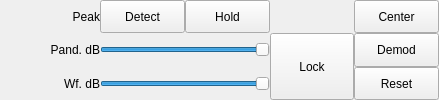
      <widget class="QWidget" name="tab_peak_range">
       <property name="minimumSize">
        <size>
         <width>439</width>
         <height>95</height>
        </size>
       </property>
       <property name="maximumSize">
        <size>
         <width>16777215</width>
         <height>16777215</height>
        </size>
       </property>
       <attribute name="title">
        <string>Peak\Range</string>
       </attribute>
       <layout class="QVBoxLayout" name="verticalLayout_5" stretch="1,0">
        <property name="spacing">
         <number>0</number>
        </property>
        <property name="leftMargin">
         <number>0</number>
        </property>
        <property name="topMargin">
         <number>0</number>
        </property>
        <property name="rightMargin">
         <number>0</number>
        </property>
        <property name="bottomMargin">
         <number>0</number>
        </property>
        <item>
         <widget class="QFrame" name="frame_peak_range">
          <property name="sizePolicy">
           <sizepolicy hsizetype="Preferred" vsizetype="Preferred">
            <horstretch>0</horstretch>
            <verstretch>0</verstretch>
           </sizepolicy>
          </property>
          <property name="minimumSize">
           <size>
            <width>439</width>
            <height>75</height>
           </size>
          </property>
          <property name="maximumSize">
           <size>
            <width>16777215</width>
            <height>16777215</height>
           </size>
          </property>
          <layout class="QGridLayout" name="gridLayout" columnstretch="0,1,1,0,0">
           <property name="leftMargin">
            <number>0</number>
           </property>
           <property name="topMargin">
            <number>0</number>
           </property>
           <property name="rightMargin">
            <number>0</number>
           </property>
           <property name="bottomMargin">
            <number>0</number>
           </property>
           <property name="spacing">
            <number>0</number>
           </property>
           <item row="0" column="0">
            <widget class="QLabel" name="peakLabel">
             <property name="sizePolicy">
              <sizepolicy hsizetype="MinimumExpanding" vsizetype="MinimumExpanding">
               <horstretch>0</horstretch>
               <verstretch>0</verstretch>
              </sizepolicy>
             </property>
             <property name="minimumSize">
              <size>
               <width>100</width>
               <height>25</height>
              </size>
             </property>
             <property name="maximumSize">
              <size>
               <width>100</width>
               <height>100</height>
              </size>
             </property>
             <property name="palette">
              <palette>
               <active>
                <colorrole role="WindowText">
                 <brush brushstyle="SolidPattern">
                  <color alpha="255">
                   <red>255</red>
                   <green>255</green>
                   <blue>255</blue>
                  </color>
                 </brush>
                </colorrole>
               </active>
               <inactive>
                <colorrole role="WindowText">
                 <brush brushstyle="SolidPattern">
                  <color alpha="255">
                   <red>0</red>
                   <green>0</green>
                   <blue>0</blue>
                  </color>
                 </brush>
                </colorrole>
               </inactive>
               <disabled>
                <colorrole role="WindowText">
                 <brush brushstyle="SolidPattern">
                  <color alpha="255">
                   <red>23</red>
                   <green>26</green>
                   <blue>27</blue>
                  </color>
                 </brush>
                </colorrole>
               </disabled>
              </palette>
             </property>
             <property name="text">
              <string>Peak</string>
             </property>
             <property name="alignment">
              <set>Qt::AlignRight|Qt::AlignTrailing|Qt::AlignVCenter</set>
             </property>
            </widget>
           </item>
           <item row="1" column="0">
            <widget class="QLabel" name="pandRangeLabel">
             <property name="sizePolicy">
              <sizepolicy hsizetype="MinimumExpanding" vsizetype="MinimumExpanding">
               <horstretch>0</horstretch>
               <verstretch>0</verstretch>
              </sizepolicy>
             </property>
             <property name="minimumSize">
              <size>
               <width>100</width>
               <height>25</height>
              </size>
             </property>
             <property name="maximumSize">
              <size>
               <width>100</width>
               <height>100</height>
              </size>
             </property>
             <property name="palette">
              <palette>
               <active>
                <colorrole role="WindowText">
                 <brush brushstyle="SolidPattern">
                  <color alpha="255">
                   <red>255</red>
                   <green>255</green>
                   <blue>255</blue>
                  </color>
                 </brush>
                </colorrole>
               </active>
               <inactive>
                <colorrole role="WindowText">
                 <brush brushstyle="SolidPattern">
                  <color alpha="255">
                   <red>0</red>
                   <green>0</green>
                   <blue>0</blue>
                  </color>
                 </brush>
                </colorrole>
               </inactive>
               <disabled>
                <colorrole role="WindowText">
                 <brush brushstyle="SolidPattern">
                  <color alpha="255">
                   <red>23</red>
                   <green>26</green>
                   <blue>27</blue>
                  </color>
                 </brush>
                </colorrole>
               </disabled>
              </palette>
             </property>
             <property name="toolTip">
              <string>Set pandapter dB range</string>
             </property>
             <property name="statusTip">
              <string>Set pandapter dB range</string>
             </property>
             <property name="text">
              <string>Pand. dB</string>
             </property>
             <property name="alignment">
              <set>Qt::AlignRight|Qt::AlignTrailing|Qt::AlignVCenter</set>
             </property>
            </widget>
           </item>
           <item row="0" column="4">
            <widget class="QPushButton" name="centerButton">
             <property name="sizePolicy">
              <sizepolicy hsizetype="MinimumExpanding" vsizetype="MinimumExpanding">
               <horstretch>1</horstretch>
               <verstretch>1</verstretch>
              </sizepolicy>
             </property>
             <property name="minimumSize">
              <size>
               <width>80</width>
               <height>25</height>
              </size>
             </property>
             <property name="maximumSize">
              <size>
               <width>16777215</width>
               <height>100</height>
              </size>
             </property>
             <property name="palette">
              <palette>
               <active>
                <colorrole role="WindowText">
                 <brush brushstyle="SolidPattern">
                  <color alpha="255">
                   <red>255</red>
                   <green>255</green>
                   <blue>255</blue>
                  </color>
                 </brush>
                </colorrole>
               </active>
               <inactive>
                <colorrole role="WindowText">
                 <brush brushstyle="SolidPattern">
                  <color alpha="255">
                   <red>0</red>
                   <green>0</green>
                   <blue>0</blue>
                  </color>
                 </brush>
                </colorrole>
               </inactive>
               <disabled>
                <colorrole role="WindowText">
                 <brush brushstyle="SolidPattern">
                  <color alpha="255">
                   <red>23</red>
                   <green>26</green>
                   <blue>27</blue>
                  </color>
                 </brush>
                </colorrole>
               </disabled>
              </palette>
             </property>
             <property name="toolTip">
              <string>Center FFT around original center frequency</string>
             </property>
             <property name="text">
              <string>Center</string>
             </property>
            </widget>
           </item>
           <item row="2" column="0">
            <widget class="QLabel" name="wfRangeLabel">
             <property name="sizePolicy">
              <sizepolicy hsizetype="MinimumExpanding" vsizetype="MinimumExpanding">
               <horstretch>0</horstretch>
               <verstretch>0</verstretch>
              </sizepolicy>
             </property>
             <property name="minimumSize">
              <size>
               <width>100</width>
               <height>25</height>
              </size>
             </property>
             <property name="maximumSize">
              <size>
               <width>100</width>
               <height>100</height>
              </size>
             </property>
             <property name="palette">
              <palette>
               <active>
                <colorrole role="WindowText">
                 <brush brushstyle="SolidPattern">
                  <color alpha="255">
                   <red>255</red>
                   <green>255</green>
                   <blue>255</blue>
                  </color>
                 </brush>
                </colorrole>
               </active>
               <inactive>
                <colorrole role="WindowText">
                 <brush brushstyle="SolidPattern">
                  <color alpha="255">
                   <red>0</red>
                   <green>0</green>
                   <blue>0</blue>
                  </color>
                 </brush>
                </colorrole>
               </inactive>
               <disabled>
                <colorrole role="WindowText">
                 <brush brushstyle="SolidPattern">
                  <color alpha="255">
                   <red>23</red>
                   <green>26</green>
                   <blue>27</blue>
                  </color>
                 </brush>
                </colorrole>
               </disabled>
              </palette>
             </property>
             <property name="toolTip">
              <string>Set waterfall dB range</string>
             </property>
             <property name="statusTip">
              <string>Set waterfall dB range</string>
             </property>
             <property name="text">
              <string>Wf. dB</string>
             </property>
             <property name="alignment">
              <set>Qt::AlignRight|Qt::AlignTrailing|Qt::AlignVCenter</set>
             </property>
            </widget>
           </item>
           <item row="0" column="1">
            <widget class="QPushButton" name="peakDetectionButton">
             <property name="sizePolicy">
              <sizepolicy hsizetype="MinimumExpanding" vsizetype="MinimumExpanding">
               <horstretch>1</horstretch>
               <verstretch>1</verstretch>
              </sizepolicy>
             </property>
             <property name="minimumSize">
              <size>
               <width>80</width>
               <height>25</height>
              </size>
             </property>
             <property name="maximumSize">
              <size>
               <width>16777215</width>
               <height>100</height>
              </size>
             </property>
             <property name="palette">
              <palette>
               <active>
                <colorrole role="WindowText">
                 <brush brushstyle="SolidPattern">
                  <color alpha="255">
                   <red>255</red>
                   <green>255</green>
                   <blue>255</blue>
                  </color>
                 </brush>
                </colorrole>
               </active>
               <inactive>
                <colorrole role="WindowText">
                 <brush brushstyle="SolidPattern">
                  <color alpha="255">
                   <red>0</red>
                   <green>0</green>
                   <blue>0</blue>
                  </color>
                 </brush>
                </colorrole>
               </inactive>
               <disabled>
                <colorrole role="WindowText">
                 <brush brushstyle="SolidPattern">
                  <color alpha="255">
                   <red>23</red>
                   <green>26</green>
                   <blue>27</blue>
                  </color>
                 </brush>
                </colorrole>
               </disabled>
              </palette>
             </property>
             <property name="toolTip">
              <string>Enable peak detection in FFT</string>
             </property>
             <property name="text">
              <string>Detect</string>
             </property>
             <property name="checkable">
              <bool>true</bool>
             </property>
            </widget>
           </item>
           <item row="1" column="3" rowspan="2">
            <widget class="QPushButton" name="lockButton">
             <property name="enabled">
              <bool>true</bool>
             </property>
             <property name="sizePolicy">
              <sizepolicy hsizetype="MinimumExpanding" vsizetype="MinimumExpanding">
               <horstretch>1</horstretch>
               <verstretch>1</verstretch>
              </sizepolicy>
             </property>
             <property name="minimumSize">
              <size>
               <width>80</width>
               <height>50</height>
              </size>
             </property>
             <property name="maximumSize">
              <size>
               <width>16777215</width>
               <height>200</height>
              </size>
             </property>
             <property name="palette">
              <palette>
               <active>
                <colorrole role="WindowText">
                 <brush brushstyle="SolidPattern">
                  <color alpha="255">
                   <red>255</red>
                   <green>255</green>
                   <blue>255</blue>
                  </color>
                 </brush>
                </colorrole>
               </active>
               <inactive>
                <colorrole role="WindowText">
                 <brush brushstyle="SolidPattern">
                  <color alpha="255">
                   <red>0</red>
                   <green>0</green>
                   <blue>0</blue>
                  </color>
                 </brush>
                </colorrole>
               </inactive>
               <disabled>
                <colorrole role="WindowText">
                 <brush brushstyle="SolidPattern">
                  <color alpha="255">
                   <red>23</red>
                   <green>26</green>
                   <blue>27</blue>
                  </color>
                 </brush>
                </colorrole>
               </disabled>
              </palette>
             </property>
             <property name="toolTip">
              <string>Lock panadapter and waterfall sliders together</string>
             </property>
             <property name="statusTip">
              <string>Lock panadapter and waterfall sliders together</string>
             </property>
             <property name="text">
              <string>Lock</string>
             </property>
             <property name="checkable">
              <bool>true</bool>
             </property>
            </widget>
           </item>
           <item row="2" column="4">
            <widget class="QPushButton" name="resetButton">
             <property name="sizePolicy">
              <sizepolicy hsizetype="MinimumExpanding" vsizetype="MinimumExpanding">
               <horstretch>1</horstretch>
               <verstretch>1</verstretch>
              </sizepolicy>
             </property>
             <property name="minimumSize">
              <size>
               <width>80</width>
               <height>25</height>
              </size>
             </property>
             <property name="maximumSize">
              <size>
               <width>16777215</width>
               <height>100</height>
              </size>
             </property>
             <property name="palette">
              <palette>
               <active>
                <colorrole role="WindowText">
                 <brush brushstyle="SolidPattern">
                  <color alpha="255">
                   <red>255</red>
                   <green>255</green>
                   <blue>255</blue>
                  </color>
                 </brush>
                </colorrole>
               </active>
               <inactive>
                <colorrole role="WindowText">
                 <brush brushstyle="SolidPattern">
                  <color alpha="255">
                   <red>0</red>
                   <green>0</green>
                   <blue>0</blue>
                  </color>
                 </brush>
                </colorrole>
               </inactive>
               <disabled>
                <colorrole role="WindowText">
                 <brush brushstyle="SolidPattern">
                  <color alpha="255">
                   <red>23</red>
                   <green>26</green>
                   <blue>27</blue>
                  </color>
                 </brush>
                </colorrole>
               </disabled>
              </palette>
             </property>
             <property name="toolTip">
              <string>Reset zoom level to 1x</string>
             </property>
             <property name="text">
              <string>Reset</string>
             </property>
            </widget>
           </item>
           <item row="1" column="4">
            <widget class="QPushButton" name="demodButton">
             <property name="sizePolicy">
              <sizepolicy hsizetype="MinimumExpanding" vsizetype="MinimumExpanding">
               <horstretch>1</horstretch>
               <verstretch>1</verstretch>
              </sizepolicy>
             </property>
             <property name="minimumSize">
              <size>
               <width>80</width>
               <height>25</height>
              </size>
             </property>
             <property name="maximumSize">
              <size>
               <width>16777215</width>
               <height>100</height>
              </size>
             </property>
             <property name="palette">
              <palette>
               <active>
                <colorrole role="WindowText">
                 <brush brushstyle="SolidPattern">
                  <color alpha="255">
                   <red>255</red>
                   <green>255</green>
                   <blue>255</blue>
                  </color>
                 </brush>
                </colorrole>
               </active>
               <inactive>
                <colorrole role="WindowText">
                 <brush brushstyle="SolidPattern">
                  <color alpha="255">
                   <red>0</red>
                   <green>0</green>
                   <blue>0</blue>
                  </color>
                 </brush>
                </colorrole>
               </inactive>
               <disabled>
                <colorrole role="WindowText">
                 <brush brushstyle="SolidPattern">
                  <color alpha="255">
                   <red>23</red>
                   <green>26</green>
                   <blue>27</blue>
                  </color>
                 </brush>
                </colorrole>
               </disabled>
              </palette>
             </property>
             <property name="toolTip">
              <string>Center FFT around demodulator frequency</string>
             </property>
             <property name="text">
              <string>Demod</string>
             </property>
            </widget>
           </item>
           <item row="0" column="2">
            <widget class="QPushButton" name="peakHoldButton">
             <property name="sizePolicy">
              <sizepolicy hsizetype="MinimumExpanding" vsizetype="MinimumExpanding">
               <horstretch>1</horstretch>
               <verstretch>1</verstretch>
              </sizepolicy>
             </property>
             <property name="minimumSize">
              <size>
               <width>80</width>
               <height>25</height>
              </size>
             </property>
             <property name="maximumSize">
              <size>
               <width>16777215</width>
               <height>100</height>
              </size>
             </property>
             <property name="palette">
              <palette>
               <active>
                <colorrole role="WindowText">
                 <brush brushstyle="SolidPattern">
                  <color alpha="255">
                   <red>255</red>
                   <green>255</green>
                   <blue>255</blue>
                  </color>
                 </brush>
                </colorrole>
               </active>
               <inactive>
                <colorrole role="WindowText">
                 <brush brushstyle="SolidPattern">
                  <color alpha="255">
                   <red>0</red>
                   <green>0</green>
                   <blue>0</blue>
                  </color>
                 </brush>
                </colorrole>
               </inactive>
               <disabled>
                <colorrole role="WindowText">
                 <brush brushstyle="SolidPattern">
                  <color alpha="255">
                   <red>23</red>
                   <green>26</green>
                   <blue>27</blue>
                  </color>
                 </brush>
                </colorrole>
               </disabled>
              </palette>
             </property>
             <property name="toolTip">
              <string>Toggle peak hold in FFT</string>
             </property>
             <property name="text">
              <string>Hold</string>
             </property>
             <property name="checkable">
              <bool>true</bool>
             </property>
            </widget>
           </item>
           <item row="1" column="1" colspan="2">
            <widget class="ctkRangeSlider" name="pandRangeSlider">
             <property name="sizePolicy">
              <sizepolicy hsizetype="MinimumExpanding" vsizetype="MinimumExpanding">
               <horstretch>1</horstretch>
               <verstretch>1</verstretch>
              </sizepolicy>
             </property>
             <property name="minimumSize">
              <size>
               <width>0</width>
               <height>25</height>
              </size>
             </property>
             <property name="maximumSize">
              <size>
               <width>16777215</width>
               <height>100</height>
              </size>
             </property>
             <property name="palette">
              <palette>
               <active>
                <colorrole role="WindowText">
                 <brush brushstyle="SolidPattern">
                  <color alpha="255">
                   <red>255</red>
                   <green>255</green>
                   <blue>255</blue>
                  </color>
                 </brush>
                </colorrole>
               </active>
               <inactive>
                <colorrole role="WindowText">
                 <brush brushstyle="SolidPattern">
                  <color alpha="255">
                   <red>0</red>
                   <green>0</green>
                   <blue>0</blue>
                  </color>
                 </brush>
                </colorrole>
               </inactive>
               <disabled>
                <colorrole role="WindowText">
                 <brush brushstyle="SolidPattern">
                  <color alpha="255">
                   <red>23</red>
                   <green>26</green>
                   <blue>27</blue>
                  </color>
                 </brush>
                </colorrole>
               </disabled>
              </palette>
             </property>
             <property name="toolTip">
              <string>Set pandapter dB range</string>
             </property>
             <property name="statusTip">
              <string>Set pandapter dB range</string>
             </property>
             <property name="minimum">
              <number>-160</number>
             </property>
             <property name="maximum">
              <number>0</number>
             </property>
             <property name="orientation">
              <enum>Qt::Horizontal</enum>
             </property>
            </widget>
           </item>
           <item row="2" column="1" colspan="2">
            <widget class="ctkRangeSlider" name="wfRangeSlider">
             <property name="sizePolicy">
              <sizepolicy hsizetype="MinimumExpanding" vsizetype="MinimumExpanding">
               <horstretch>1</horstretch>
               <verstretch>1</verstretch>
              </sizepolicy>
             </property>
             <property name="minimumSize">
              <size>
               <width>0</width>
               <height>25</height>
              </size>
             </property>
             <property name="maximumSize">
              <size>
               <width>16777215</width>
               <height>100</height>
              </size>
             </property>
             <property name="palette">
              <palette>
               <active>
                <colorrole role="WindowText">
                 <brush brushstyle="SolidPattern">
                  <color alpha="255">
                   <red>255</red>
                   <green>255</green>
                   <blue>255</blue>
                  </color>
                 </brush>
                </colorrole>
               </active>
               <inactive>
                <colorrole role="WindowText">
                 <brush brushstyle="SolidPattern">
                  <color alpha="255">
                   <red>0</red>
                   <green>0</green>
                   <blue>0</blue>
                  </color>
                 </brush>
                </colorrole>
               </inactive>
               <disabled>
                <colorrole role="WindowText">
                 <brush brushstyle="SolidPattern">
                  <color alpha="255">
                   <red>23</red>
                   <green>26</green>
                   <blue>27</blue>
                  </color>
                 </brush>
                </colorrole>
               </disabled>
              </palette>
             </property>
             <property name="toolTip">
              <string>Set waterfall dB range</string>
             </property>
             <property name="statusTip">
              <string>Set waterfall dB range</string>
             </property>
             <property name="minimum">
              <number>-160</number>
             </property>
             <property name="maximum">
              <number>0</number>
             </property>
             <property name="orientation">
              <enum>Qt::Horizontal</enum>
             </property>
            </widget>
           </item>
          </layout>
         </widget>
        </item>
        <item>
         <spacer name="verticalSpacer_2">
          <property name="orientation">
           <enum>Qt::Vertical</enum>
          </property>
          <property name="sizeHint" stdset="0">
           <size>
            <width>20</width>
            <height>0</height>
           </size>
          </property>
         </spacer>
        </item>
       </layout>
      </widget>
